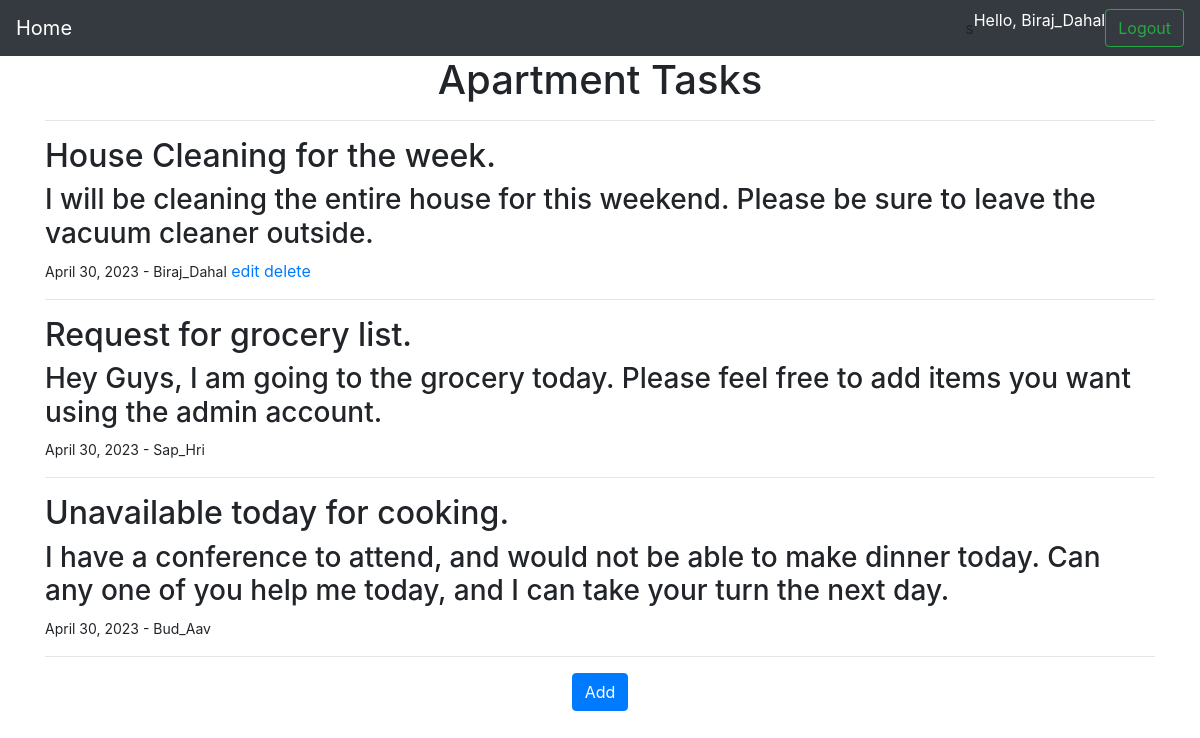
The page / (signed in) on the database its author committed.
### content_app/models.py (models this page shows, shortened)
class Blog(models.Model):
    title = models.CharField(max_length=50, verbose_name='Enter title', db_column='Title')
    content = models.TextField()
    date_posted = models.DateField(auto_now_add=True)
    user = models.ForeignKey(User, on_delete=models.CASCADE)
    class Meta:
        db_table = 'Blog'

### content_app/views.py (the view)
# urls.py: 2. Add a URL to urlpatterns:  path('', views.home, name='home')
@login_required
def home(request):
    blogs = Blog.objects.all()
    return render(request, 'home.html', {'blogs': blogs})

### content_app/templates/home.html (shortened to what this page needs)
{% extends 'core/base.html' %}
{% block content %}
    <h1 style="text-align: center;">Apartment Tasks</h1>
    <hr>
    {% if blogs %}
        {% for blog in blogs %}
            <h2>{{blog.title}}</h2>
            <h3>{{blog.content}}</h3>
            <small>{{blog.date_posted}} - {{blog.user.username}}</small>
            {% if user.is_superuser or user.id == blog.user.id %}
                <a href="{% url 'edit-blog' id=blog.id%}">edit</a>
                <a href="{% url 'delete-blog' id=blog.id %}">delete</a>
            {% endif %}
            <hr>
        {% endfor %}
    {% else %}
        <h2 style="text-align: center;">No Blog Items Found</h2>
    {% endif %}
    <div style="text-align: center;">
        <a href="{% url 'add-blog' %}" class="btn btn-primary">Add</a>
    </div>
{% endblock content %}

### templates/core/base.html (shortened to what this page needs)
<!doctype html>
<html lang="en">
  <head>
    <link rel="stylesheet" href="https://cdn.jsdelivr.net/npm/bootstrap@4.6.1/dist/css/bootstrap.min.css">
  </head>
  <body>
    {% include 'core/navbar.html' %}
    <div class="container">
      {% block content %} {% endblock content %}
    </div>
  </body>
</html>

### templates/core/navbar.html (shortened to what this page needs)
    <nav class="navbar navbar-expand-lg navbar-dark bg-dark">
        <a class="navbar-brand" href="{% url 'home' %}">Home</a>
        <div class="collapse navbar-collapse" id="navbarSupportedContent">
          s
          {% if user.is_authenticated %}
            <p style="color: white;">Hello, {{user.username}}</p>
            <br>
            <a class="btn btn-outline-success my-2 my-sm-0" href="{% url 'logout' %}">Logout</a>
          {% else %}
            <a class="btn btn-outline-success my-2 my-sm-0" href="{% url 'register' %}">Register</a>
            <a class="btn btn-outline-success my-2 my-sm-0" href="{% url 'login' %}">Login</a>
          {% endif %}
        </div>
      </nav>

### rows shown on the page
Blog: title "House Cleaning for the week.", content "I will be cleaning the entire house for this weekend. Please be sure to leave the vacuum cleaner outside.", date_posted "April 30, 2023", user.username "Biraj_Dahal", shows "edit"
Blog: title "Request for grocery list.", content "Hey Guys, I am going to the grocery today. Please feel free to add items you want using the admin account.", date_posted "April 30, 2023", user.username "Sap_Hri"
Blog: title "Unavailable today for cooking.", content "I have a conference to attend, and would not be able to make dinner today. Can any one of you help me today, and I can take your turn the next day.", date_posted "April 30, 2023", user.username "Bud_Aav"

### other values the page prints
{{ user.username }} "Biraj_Dahal"
